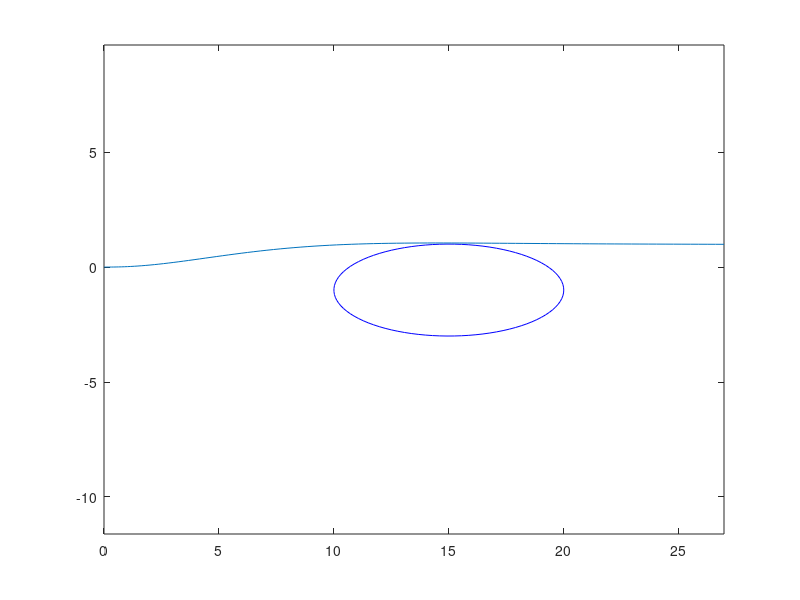
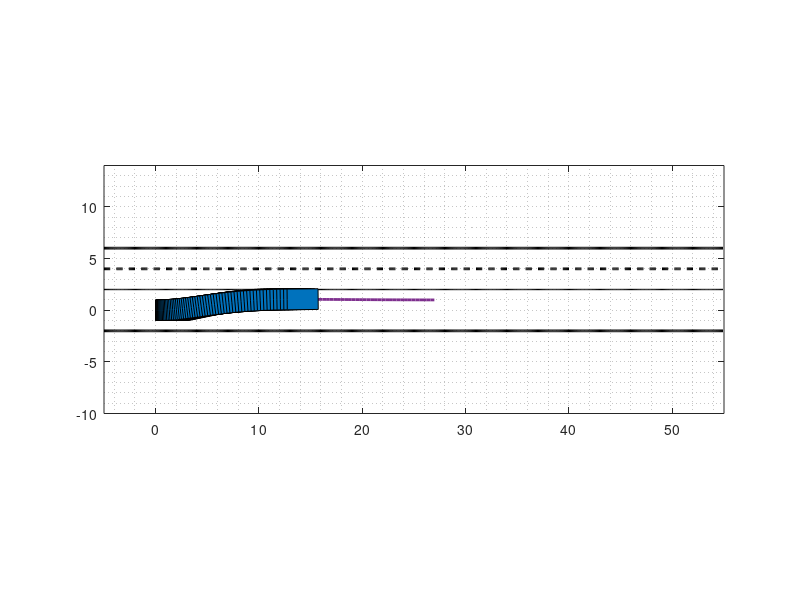

The MATLAB script that drew these images, in order:
%% For y
load('test.mat')
fig=figure(1);
t = linspace(0,2*pi) ;
a = 5 ; b = 2 ;
x = a*cos(t)+15 ;
y = b*sin(t)-1 ;
plot(x,y,'b')
hold on
plot(result(:,1),result(:,2))
axis equal

%% Lane Change
fig5=figure(5);
axis equal
box on
xlim([-5,55])
ylim([-10 14])
xticks([0 10 20 30 40 50])
hold on
grid minor

DATA_LEN = 60;
plot(result(:,1),result(:,2), 'LineWidth', 2, 'Color', [0.4940, 0.1840, 0.5560])
plot(-5:0.1:55-0.1,linspace(6,6,600), 'LineWidth', 2, 'Color', 'black')
plot(-5:0.1:55-0.1,linspace(2,2,600), 'LineWidth', 1, 'Color', 'black')
plot(-5:0.1:55-0.1,linspace(-2,-2,600), 'LineWidth', 2, 'Color', 'black')
plot(-5:0.1:55-0.1,linspace(4,4,600), 'LineStyle', '--' ,'LineWidth', 2, 'Color', 'black')
for tau=1:1:DATA_LEN
    obstacle1_velocity = 6;
    t = linspace(0,2*pi);
    a = 5 ; b = 2.5;
    x = a*cos(t)+obstacle1_velocity*0.1*tau;
    y = b*sin(t)+4;
    obstacle1_car = patch('XData',[0 0 3 3 0]-1.5+obstacle1_velocity*0.1*tau,'YData',[0 -1 -1 1 1]+4,'FaceColor',[0.9290,0.6940,0.1250]);
    obstacle1_circle = plot(x,y,'Color', [0.9290,0.6940,0.1250], 'LineWidth', 2, 'LineStyle', '--');
    
    obstacle2_velocity = 3;
    t = linspace(0,2*pi);
    a = 5 ; b = 2.5;
    x = a*cos(t)+20+obstacle2_velocity*0.1*tau;
    y = b*sin(t);
    obstacle2_car = patch('XData',[0 0 3 3 0]+20-1.5+obstacle2_velocity*0.1*tau,'YData',[0 -1 -1 1 1],'FaceColor',[0.9290,0.6940,0.1250]);
    obstacle2_circle = plot(x,y,'Color', [0.9290,0.6940,0.1250], 'LineWidth', 2, 'LineStyle', '--');

    car = patch('XData',[0 0 3 3 0]+result(tau,1),'YData',[0 -1 -1 1 1]+result(tau,2),'FaceColor',[0,0.4470,0.7410]);
    rotate(car,[0 0 1],rad2deg(result(tau,3)),[result(tau,1), result(tau,2), 0]);
    pause(0.1)
    
    delete(obstacle1_car)
    delete(obstacle1_circle)
    delete(obstacle2_car)
    delete(obstacle2_circle)
end

